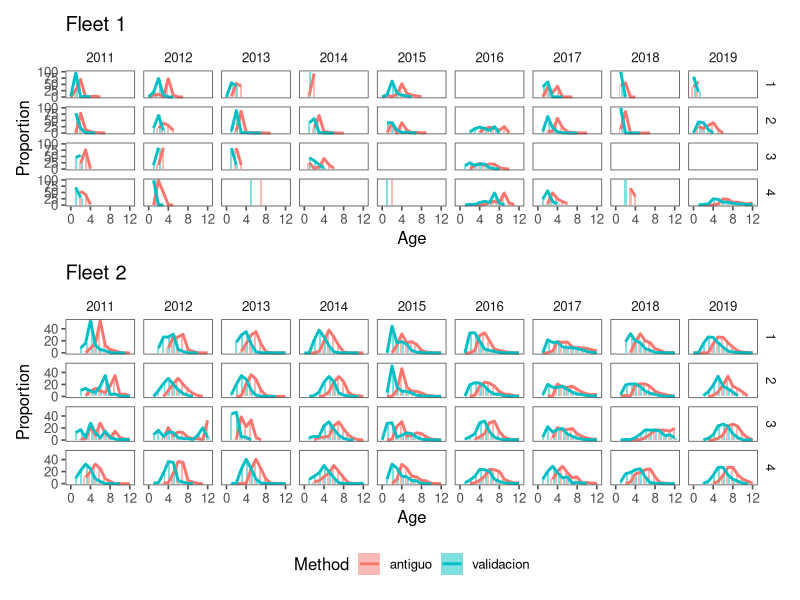
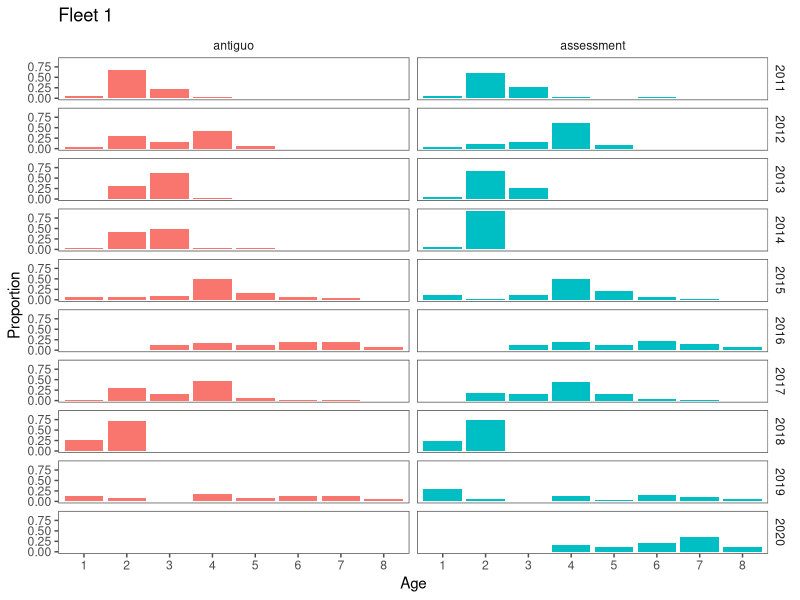
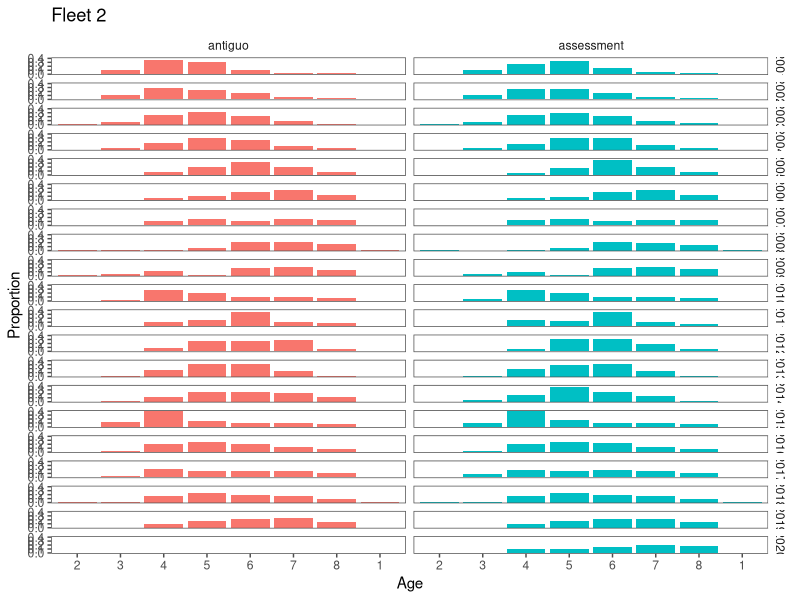
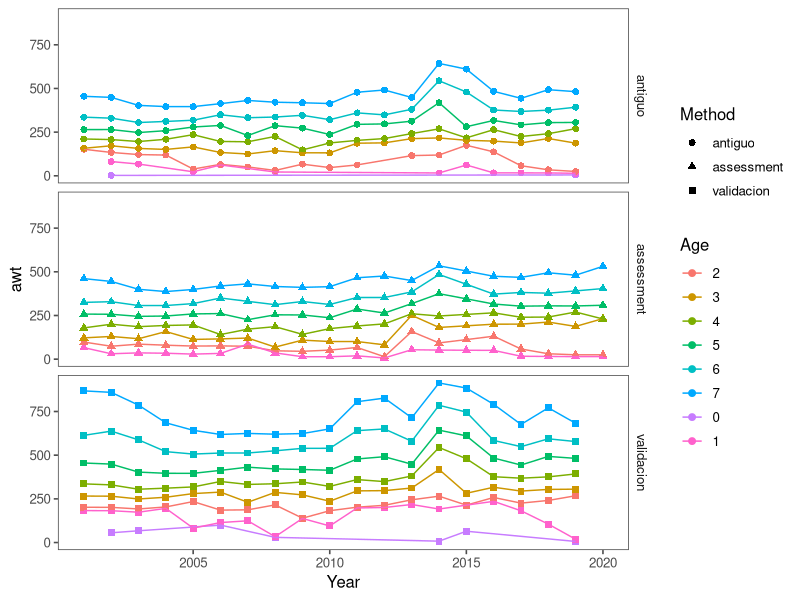
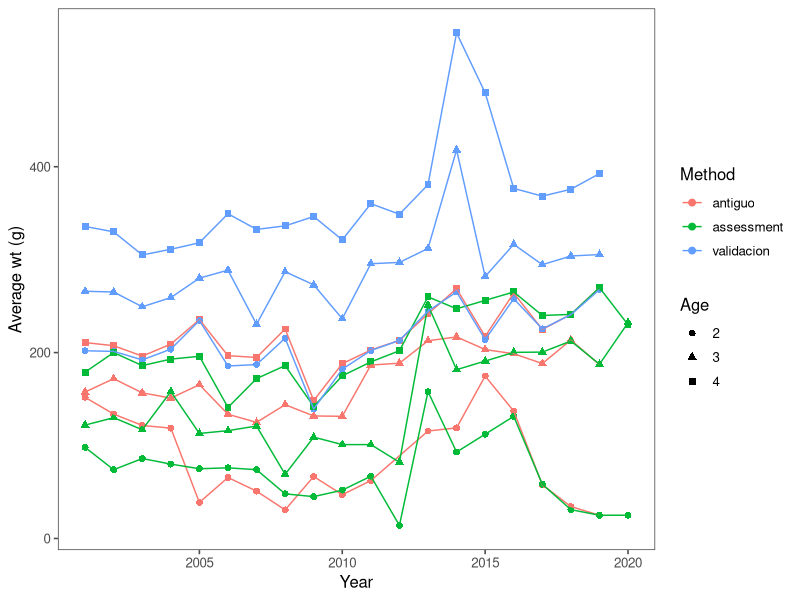

R code for these plots, in order:
## ---- chunk 1

library(tidyverse)
library(ggplot2)
library(ggthemes)
library(patchwork)

options(dplyr.summarise.inform = FALSE)

knitr::opts_chunk$set(echo = FALSE,	message = FALSE,	warning = FALSE,	comment = "",	crop = TRUE )
knitr::opts_chunk$set(fig.width=10) 

# Read in new data 
df_age <- 
  read.csv("All_Age_Data_Chile.csv", header=TRUE, stringsAsFactors = FALSE, fileEncoding="UTF-8-BOM") %>% 
  mutate(fleet = stringr::str_extract(Zone, "(\\d)+")) %>% 
  mutate(quarter = stringr::str_extract(Trimester, "(\\d)+"))
head(df_age)

# Read in data that is in the assessment model for same sources 
df_age_in <- 
  read.csv("AgeDataInAssessment.csv") %>% 
  setNames(c("Year","Fleet","type","Label",1:12)) %>% 
  pivot_longer(cols =5:16,names_to="age")

head(df_age_in)

## ---- chunk 2

# df_age %>% filter(Year>2010,grepl('Fleet 1',Zone)) %>% group_by(Method,Year) %>% mutate(Catch_tot=sum(Catch_no)) %>% ungroup() %>%
# group_by(Method,Year,Age) %>% summarise(Proportion=sum(Catch_no)/Catch_tot) %>%
# ggplot(aes(x=Age,y=Proportion,fill=Method,group=Year)) +
# geom_bar(stat='identity',position="dodge2") + theme_few() + facet_grid(Year~quarter)

plist <- list()

plist[[1]] <-
  df_age %>% 
  filter(Year>2010,grepl('Fleet 1',Zone)) %>% 
  
  ggplot(aes(x=Age,y=Proportion,fill=Method,group=Method)) +
  theme_few() + 
  theme(legend.position="none") +
  geom_bar(stat='identity',position = position_dodge2(width = 0.9, preserve = "single"), alpha=0.5) + 
  geom_line(aes(colour=Method), size=1) +
  labs(title="Fleet 1") +
  facet_grid(quarter~Year)

plist[[2]] <-
  df_age %>% 
  filter(Year>2010,grepl('Fleet 2',Zone)) %>% 
  
  ggplot(aes(x=Age,y=Proportion,fill=Method,group=Method)) +
  theme_few() + 
  theme(legend.position="bottom") +
  geom_bar(stat='identity',position = position_dodge2(width = 0.9, preserve = "single"), alpha=0.5) + 
  geom_line(aes(colour=Method), size=1) +
  labs(title="Fleet 2") +
  facet_grid(quarter~Year)

print(patchwork::wrap_plots(plist) + 
  patchwork::plot_layout(ncol = 1, heights = c(0.45, 0.55)) +
  patchwork::plot_annotation() & theme(plot.tag = element_text(size = 8)))

## ---- chunk 3
# Read in data that is in the assessment model for same sources 
df_age_in <- read.csv("AgeDataInAssessment.csv") 

# Make a plot of currently used wt-at-age for S-C Chile
# 
names(df_age_in) <- c("Year","Fleet","type","Label",1:12)
df_age_in <- df_age_in %>% pivot_longer(cols =5:16,names_to="age")

plt_flt<- function(flt=1,firstyr=2000) {
  tmp1 <- df_age %>% filter(Year>firstyr,grepl(paste('Fleet',flt),Zone)) %>% 
  group_by(Method,Year,Age) %>% 
  summarise(Catch_no=sum(Catch_no) ) %>%
  group_by(Method,Year) %>% mutate(Proportion=Catch_no/sum(Catch_no)) 
tmp2 <- df_age_in %>% 
  filter(type=='catch',Year>firstyr,Fleet==flt) %>%  mutate(Age=as.integer(age)) %>% 
  group_by(Year,Age) %>% 
  transmute(Year,Method="assessment",Age,Catch_no=sum(value)) %>%
  group_by(Year) %>% mutate(Proportion=Catch_no/sum(Catch_no)) 

  rbind(tmp1,tmp2) %>% filter(Age %in% (1:8))  %>% filter(Method != "validacion") %>% mutate(Age=as.factor(Age)) %>% 
  ggplot(aes(x=Age,y=Proportion,fill=Method,group=Year)) +
  geom_bar(stat='identity',position="dodge2") + theme_few(base_size=11) + 
    ggtitle(paste("Fleet",flt)) +
  facet_grid(Year~Method) + theme(legend.position = "none") 
}
plt_flt(1, firstyr=2010)
plt_flt(2)



## ---- chunk 4
# Combine assessment w/ new file
# 
# Average wt age
tmp1 <- df_age %>% filter(Age<8,Year>2000,grepl('Fleet 2',Zone)) %>% group_by(Method,Year,Age) %>% 
  summarise(Age=as.factor(Age),Catch_wt=sum(Catch_wt),Catch_no=(sum(Catch_no)),awt=1e6*Catch_wt/Catch_no) %>% transmute(Year,Method,Age,awt)
tmp2 <- df_age_in %>% filter(as.numeric(age)<8,type=='wtage',Year>2000,Fleet==2) %>%  
  transmute(Year,Method="assessment",Age=as.factor(as.numeric(age)),awt=value*1000)

rbind(tmp1,tmp2) %>% 
  ggplot(aes(x=Year,y=awt,color=Age,shape=Method,type=Method)) + geom_point(size=2) + geom_line() + theme_few() +
  facet_grid(Method~.)

## ---- chunk 5
rbind(tmp1,tmp2) %>% filter(Age %in% 2:4) %>%  mutate(Age=as.factor(Age)) %>% 
  ggplot(aes(x=Year,y=awt,color=Method,shape=Age,type=Age)) + geom_point(size=2) + geom_line() + theme_few() + ylab("Average wt (g)") #+ facet_grid(Method~.)
